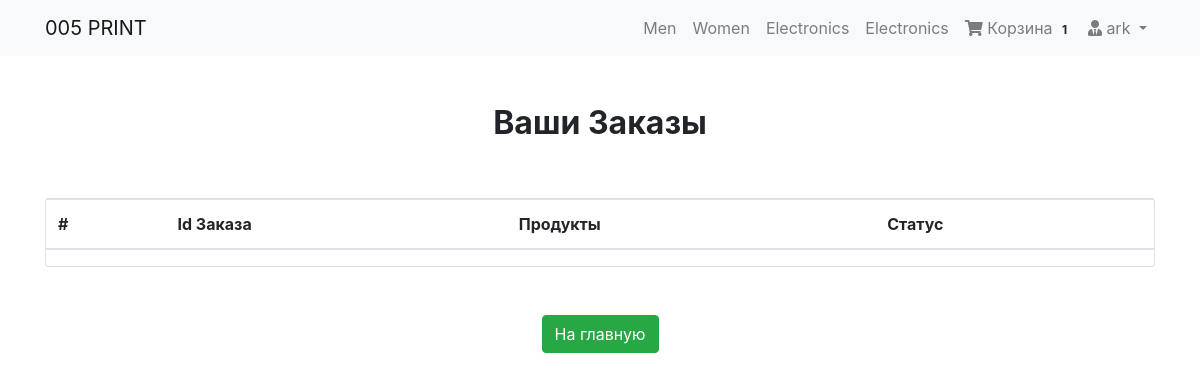
Page /my-orders/ (signed in) on the earlier database version.
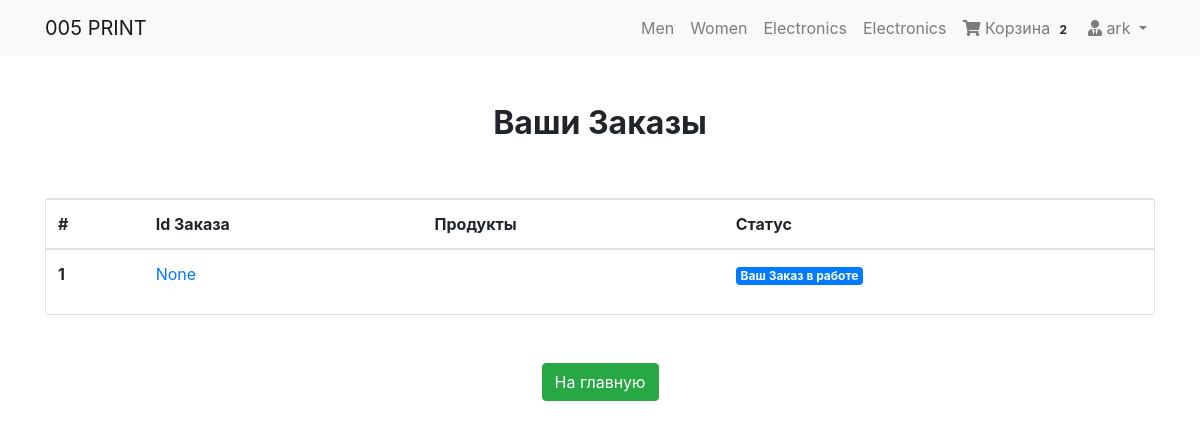
Same page on the later database version.
### cart/models.py (models this page shows, shortened)
class Order(models.Model):
    orderitems  = models.ManyToManyField(Cart)
    user = models.ForeignKey(User, on_delete=models.CASCADE)
    ordered = models.BooleanField(default=False)
    created = models.DateTimeField(auto_now_add=True)
    paymentId = models.CharField(max_length=200, blank=True , null=True)
    orderId = models.CharField(max_length=200, blank=True, null=True)

### checkout/views.py (the view)
# urls.py: path('my-orders/', oderView, name="oderView")
def oderView(request):
	try:
		orders = Order.objects.filter(user=request.user, ordered=True)
		context = {
			"orders": orders
		}
	except:
		messages.warning(request, "You do not have an active order")
		return redirect('/')
	return render(request, 'checkout/order.html', context)

### cart/templatetags/cart_tag.py (called while the page is built)
@register.filter
def cart_total(user):
    order = Order.objects.filter(user=user, ordered=False)
    if order.exists():
    	return order[0].orderitems.count()
    else:
    	return 0

### checkout/templates/checkout/order.html (shortened to what this page needs)
{% extends 'products/base.html' %}
{% load crispy_forms_tags %}
{% block content %}
<div class="container mt-5">
<h2 class="text-center"><strong>Ваши Заказы</strong></h2>
<div class="row">
	<div class="col-md-12">
		<div class="card mt-5" style="height: auto">
			<div class="table-responsive">
			<table class="table">
			  <thead>
			    <tr>
			      <th scope="col">#</th>
			      <th scope="col">Id Заказа</th>
			      <th scope="col">Продукты</th>
			      <th scope="col">Статус</th>
			    </tr>
			  </thead>
			  <tbody>
			    {% for order in orders %}
			    <tr>
			      <th scope="row">{{ forloop.counter }}</th>
			      <td><a href="#">{{ order.orderId }}</a></td>
			      <td>
			      </td>
			      <td><span class="badge badge-primary">Ваш Заказ в работе</span></td>
			  	</tr>
			      {% endfor %}
			  </tbody>
			</table>
			</div>
		</div>
	</div>
	<div class="col-md-12 my-5 text-center">
		<a href="/" class="btn btn-success">На главную</a>
	</div>
</div>
</div>
{% endblock %}

### products/templates/products/navbar.html (shortened to what this page needs)
{% load cart_tag %}
<nav class="navbar navbar-expand-lg navbar-light bg-light">
  <div class="container">
  <a class="navbar-brand" href="/">005 PRINT</a>
  <div class="collapse navbar-collapse" id="navbarNav">
    <ul class="navbar-nav ml-auto">
      <li {% if request.path == 'contact' %}class="nav-item active"{% else %}class="nav-item"{% endif %}>
        <a class="nav-link" href="#">Men <span class="sr-only">(current)</span></a>
      </li>
      <li class="nav-item">
        <a class="nav-link" href="#">Women</a>
      </li>
      <li class="nav-item">
        <a class="nav-link" href="#">Electronics</a>
      </li>
       <li class="nav-item">
        <a class="nav-link" href="#">Electronics</a>
      </li>
      {% if request.user.is_authenticated %}
      <li class="nav-item">
        <a class="nav-link" href="{% url 'mainapp:cart-home' %}">
          <i class="fa fa-shopping-cart"></i> Корзина
          <span class="badge badge-light">{{ request.user| cart_total }}</span>
        </a>
      </li>
      <li class="nav-item dropdown">
        <a class="nav-link dropdown-toggle" href="#" id="navbarDropdown" role="button" data-toggle="dropdown" aria-haspopup="true" aria-expanded="false">
          <i class="fas fa-user-tie"></i> {{ request.user.username }}
        </a>
      </li>
      {% else %}
       <li class="nav-item">
        <a  class="btn btn-primary" href="/accounts/login/">Login / Register</a>
      </li>
      {% endif %}
    </ul>
  </div>
  </div>
</nav>

Differences in the rows shown:
now on this page (row edited): Order: orderId "None"
Other differences:
{{ request.user| cart_total }}: "1" → "2"
